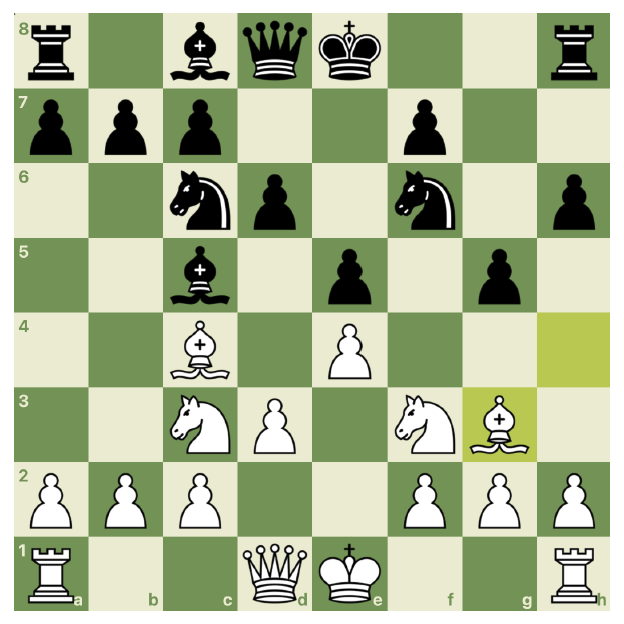
#> input picture ejemplos/tablero1.png, 624 x 624 px
$ python test_dual.py
#> lines starting #> are read from the running program, lines starting #| are printed output that depends on the picture; after the words box and inside, x2 and y2 are one past the last pixel; in counts of white or black regions, pixels touching at a corner belong together
### deteccion_tablero.py
"""
Detección de tablero para el reto ONCE.
Verificado sobre los diez diagramas de ejemplos/: la rejilla queda alineada en
los dos estilos (tablero moderno en color y escaneo de libro en blanco y negro).

Sustituye a la detección anterior, que se desviaba media casilla y hacía que
cada recorte contuviera trozos de dos casillas.
"""

from PIL import Image
import numpy as np

# Colores del tablero moderno (medidos en los ejemplos)
LIGHT = (234, 235, 208)
DARK = (115, 147, 86)
HIGHLIGHT_YELLOW = (184, 200, 81)


def _near(arr, color, tol=18):
    return np.abs(arr.astype(int) - np.array(color)).max(2) <= tol


def detect_board(img, margen=0):
    """
    Devuelve (x0, y0, x1, y1): la caja del tablero dentro de la imagen.

    margen: desplazamiento en píxeles aplicado a los cuatro lados. Positivo
            encoge la caja, negativo la agranda. Es lo que conectamos a los
            deslizadores de ajuste manual de la interfaz.
    """
    a = np.array(img.convert("RGB"))

    # ¿Es un tablero moderno en color? Se reconoce por sus dos colores de casilla.
    es_color = _near(a, LIGHT) | _near(a, DARK) | _near(a, HIGHLIGHT_YELLOW)

    if es_color.mean() > 0.25:
        ys, xs = np.where(es_color)
        box = [xs.min(), ys.min(), xs.max() + 1, ys.max() + 1]
    else:
        # Diagrama escaneado: el tablero va dentro de un marco negro. Buscamos
        # las filas y columnas que son casi enteramente oscuras: son el marco.
        oscuro = a.astype(int).sum(2) < 300
        h, w = oscuro.shape
        filas = np.where(oscuro.sum(1) > 0.5 * w)[0]
        cols = np.where(oscuro.sum(0) > 0.5 * h)[0]
        if len(filas) >= 2 and len(cols) >= 2:
            box = [cols.min(), filas.min(), cols.max() + 1, filas.max() + 1]
        else:
            ys, xs = np.where(oscuro)
            box = [xs.min(), ys.min(), xs.max() + 1, ys.max() + 1]

    x0, y0, x1, y1 = box
    return (x0 + margen, y0 + margen, x1 - margen, y1 - margen)


def recortar_casillas(img, tam=32, margen=0, recorte_interior=0.06):
    """
    Devuelve una lista de 64 imágenes de casilla, en orden a8..h8, a7..h7, ... a1..h1
    (el mismo orden de lectura de un FEN).

    recorte_interior: fracción del lado que se descarta en cada borde de la
        casilla. Un 6% quita las líneas de separación y las etiquetas de
        coordenadas sin llegar a cortar las piezas.
    """
    x0, y0, x1, y1 = detect_board(img, margen)
    tablero = img.convert("RGB").crop((x0, y0, x1, y1))
    W, H = tablero.size
    sx, sy = W / 8.0, H / 8.0
    dx, dy = sx * recorte_interior, sy * recorte_interior

    casillas = []
    for fila in range(8):          # fila 0 = rank 8
        for col in range(8):       # col 0 = columna a
            cx0 = col * sx + dx
            cy0 = fila * sy + dy
            cx1 = (col + 1) * sx - dx
            cy1 = (fila + 1) * sy - dy
            c = tablero.crop((int(cx0), int(cy0), int(cx1), int(cy1)))
            casillas.append(c.resize((tam, tam), Image.LANCZOS))
    return casillas


# [19 lines left out: function color_de_casilla, not called in this run]


# [22 lines that do not run on import are left out]

### test_dual.py
import numpy as np
import pickle
from PIL import Image
from deteccion_tablero import recortar_casillas, _near, LIGHT, DARK
import chess

# Cargar modelos
with open("knn_moderno.pkl", "rb") as f:
#> (reads knn_moderno.pkl from the repository)
    knn_moderno = pickle.load(f)
with open("knn_escaneado.pkl", "rb") as f:
#> (reads knn_escaneado.pkl from the repository)
    knn_escaneado = pickle.load(f)

class_to_piece = {0: None, 1: "P", 2: "N", 3: "B", 4: "R", 5: "Q", 6: "K",
                  7: "p", 8: "n", 9: "b", 10: "r", 11: "q", 12: "k"}

def detect_style(img):
    a = np.array(img.convert("RGB"))
    es_color = _near(a, LIGHT) | _near(a, DARK)
    return "moderno" if es_color.mean() > 0.25 else "escaneado"

def classify_with_knn(squares, style):
    knn = knn_moderno if style == "moderno" else knn_escaneado
    batch = []
    for sq in squares:
        gray = np.array(sq.convert("L"), dtype=np.float32)
        flat = gray.flatten() / 255.0
        batch.append(flat)
    predictions = knn.predict(np.array(batch))
    return predictions.tolist()

def to_fen(classifications):
    board = chess.Board(None)
    for i, cls in enumerate(classifications):
        fen_row, fen_col = i // 8, i % 8
        square_idx = (7 - fen_row) * 8 + fen_col
        piece_symbol = class_to_piece[cls]
        if piece_symbol:
            board.set_piece_at(square_idx, chess.Piece.from_symbol(piece_symbol))
    return board.fen()

# Test con tablero1.png
img = Image.open("ejemplos/tablero1.png")
#> img is the input picture: PIL image 624x624 RGBA; mean R, G, B, A 173, 185.3, 149.9, 255
style = detect_style(img)
#> in _near, `return np.abs(arr.astype(int) - np.array(color)).max(2) <= tol`:
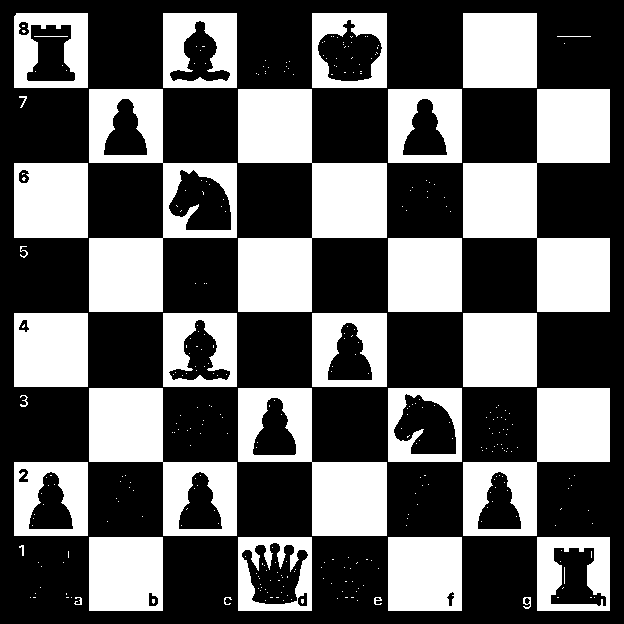
#> returned value: shape (624, 624) bool; 38% white; 342 white regions (309 under 20 px), largest, box (x1, y1, x2, y2) and area: (238, 89, 387, 312) 16577, (463, 89, 610, 312) 16354, (89, 89, 237, 312) 12393
#> in _near (call 2), `return np.abs(arr.astype(int) - np.array(color)).max(2) <= tol`: returned value: shape (624, 624) bool; 34.8% white; 35 white regions (6 under 20 px), largest, box (x1, y1, x2, y2) and area: (238, 89, 387, 312) 13526, (89, 89, 237, 312) 13420, (463, 89, 610, 312) 13343
#> in detect_style, `es_color = _near(a, LIGHT) | _near(a, DARK)`:
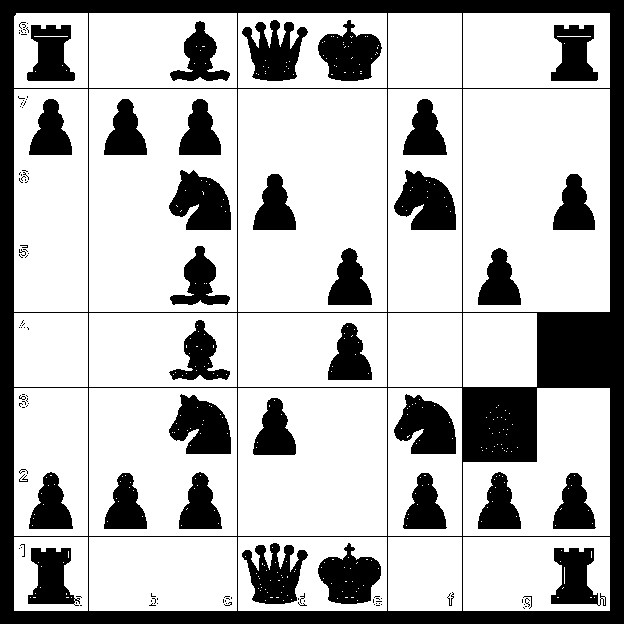
#> es_color: shape (624, 624) bool; 72.9% white; 123 black regions (88 under 20 px), largest, box (x1, y1, x2, y2) and area: (0, 0, 624, 624) 48581, (169, 170, 231, 230) 2562, (394, 394, 456, 454) 2559
#> style = 'moderno'
print(f"Estilo detectado: {style}")
#| Estilo detectado: moderno

squares = recortar_casillas(img, tam=32, margen=0, recorte_interior=0.06)
#> in _near (call 5), `return np.abs(arr.astype(int) - np.array(color)).max(2) <= tol`:
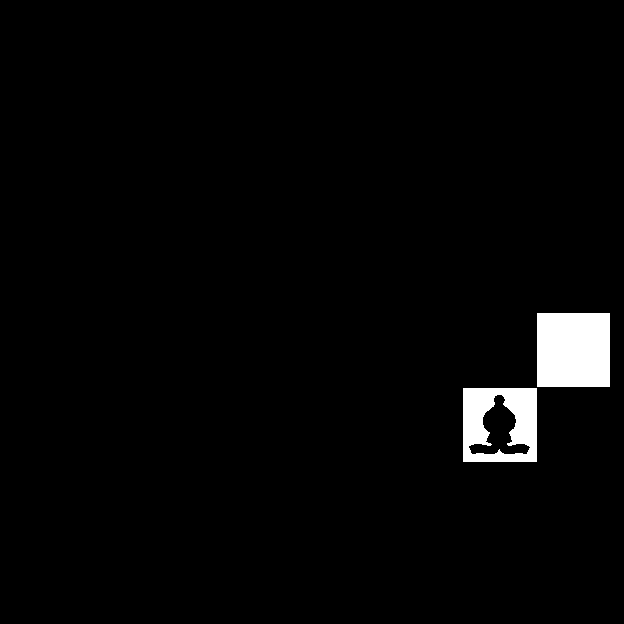
#> returned value: shape (624, 624) bool; 2.4% white; 2 white regions, box (x1, y1, x2, y2) and area: (537, 313, 610, 387) 5402, (463, 388, 537, 462) 3901
#> in detect_board, `es_color = _near(a, LIGHT) | _near(a, DARK) | _near(a, HIGHLIGHT_YELLOW)`:
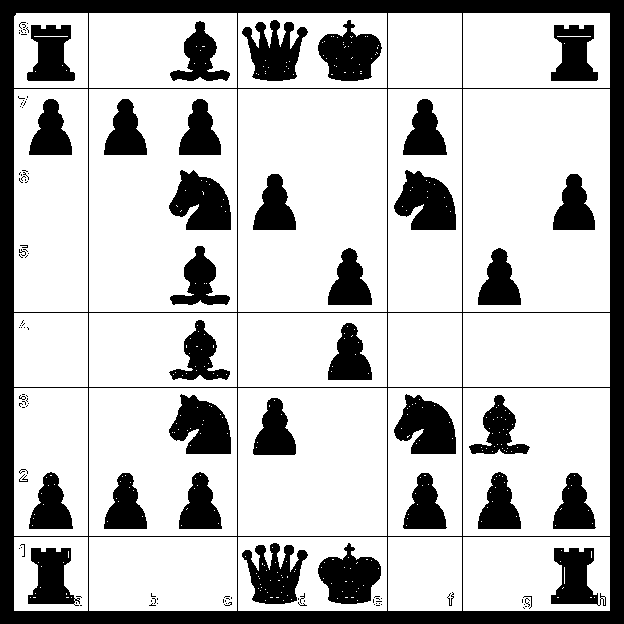
#> es_color: shape (624, 624) bool; 75.2% white; 124 black regions (88 under 20 px), largest, box (x1, y1, x2, y2) and area: (0, 0, 624, 624) 37733, (169, 170, 231, 230) 2562, (394, 394, 456, 454) 2559
#> in detect_board, `box = [xs.min(), ys.min(), xs.max() + 1, ys.max() + 1]`: box = [14, 13, 610, 611]
#> in detect_board, `x0, y0, x1, y1 = box`: x0 = 14; y0 = 13; x1 = 610; y1 = 611
#> in recortar_casillas, `x0, y0, x1, y1 = detect_board(img, margen)`: x0 = 14; y0 = 13; x1 = 610; y1 = 611
#> in recortar_casillas, `tablero = img.convert("RGB").crop((x0, y0, x1, y1))`:
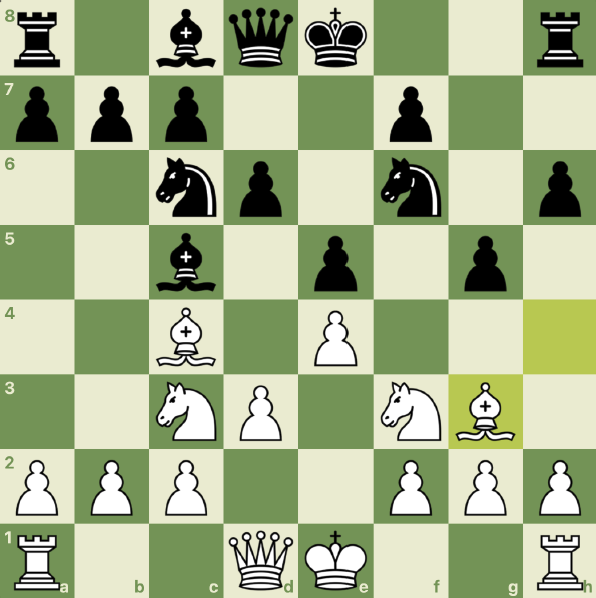
#> tablero: PIL image 596x598 RGB; mean R, G, B 165.5, 178.9, 140.2
#> after the loop in recortar_casillas, `for fila in range(8):`:
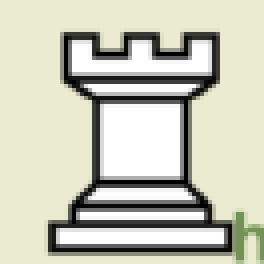
#> c: PIL image 66x66 RGB (shown 4 times larger); mean R, G, B 200.3, 201.3, 184.8
#> after the loop in recortar_casillas, `for fila in range(8):`: casillas = 64 items
#> squares = 64 items
classifications = classify_with_knn(squares, style)
#> the loop in classify_with_knn, `for sq in squares:` made 64 passes
#> pass 3, in classify_with_knn, `gray = np.array(sq.convert("L"), dtype=np.float32)`:
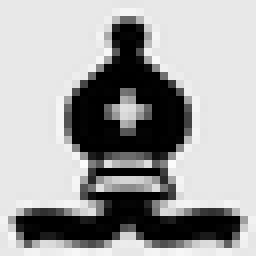
#> gray: shape (32, 32) float32 (shown 8 times larger); min 0, max 252, mean 164.2
#> classifications = 64 items, first 6: 'bR', 'empty', 'bB', 'bQ', 'bK', 'empty'
#> (the run stopped early here; a loop or call above may not have finished)
